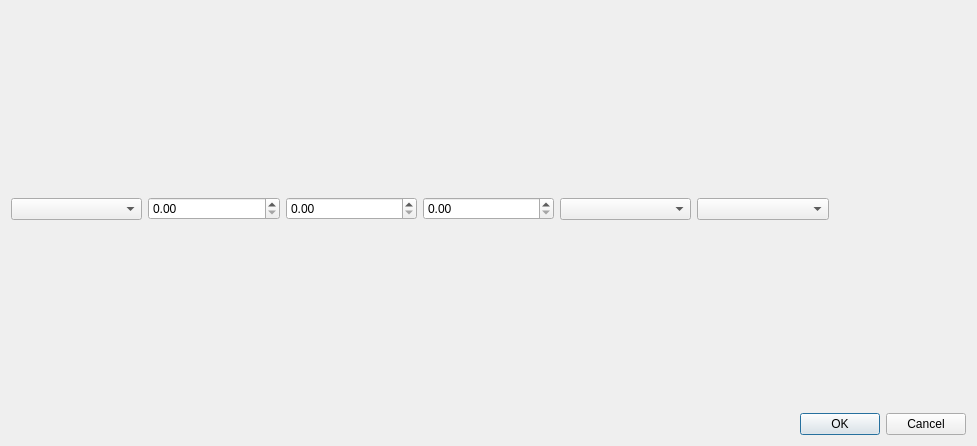
<?xml version="1.0" encoding="UTF-8"?>
<ui version="4.0">
 <class>addFeaturesDialog</class>
 <widget class="QDialog" name="addFeaturesDialog">
  <property name="geometry">
   <rect>
    <x>0</x>
    <y>0</y>
    <width>977</width>
    <height>446</height>
   </rect>
  </property>
  <property name="windowTitle">
   <string>Dialog</string>
  </property>
  <layout class="QVBoxLayout" name="verticalLayout">
   <item>
    <layout class="QHBoxLayout" name="horizontalLayout">
     <item>
      <widget class="QComboBox" name="laneBox"/>
     </item>
     <item>
      <widget class="QDoubleSpinBox" name="schBox"/>
     </item>
     <item>
      <widget class="QDoubleSpinBox" name="echBox"/>
     </item>
     <item>
      <widget class="QDoubleSpinBox" name="widthBox"/>
     </item>
     <item>
      <widget class="QComboBox" name="featureBox"/>
     </item>
     <item>
      <widget class="QComboBox" name="locationBox"/>
     </item>
     <item>
      <widget class="fileWidget" name="photoFileWidget" native="true"/>
     </item>
    </layout>
   </item>
   <item>
    <widget class="QDialogButtonBox" name="buttonBox">
     <property name="orientation">
      <enum>Qt::Horizontal</enum>
     </property>
     <property name="standardButtons">
      <set>QDialogButtonBox::Cancel|QDialogButtonBox::Ok</set>
     </property>
    </widget>
   </item>
  </layout>
 </widget>
 <customwidgets>
  <customwidget>
   <class>fileWidget</class>
   <extends>QWidget</extends>
   <header>filewidget.h</header>
   <container>1</container>
  </customwidget>
 </customwidgets>
 <resources/>
 <connections>
  <connection>
   <sender>buttonBox</sender>
   <signal>accepted()</signal>
   <receiver>addFeaturesDialog</receiver>
   <slot>accept()</slot>
   <hints>
    <hint type="sourcelabel">
     <x>248</x>
     <y>254</y>
    </hint>
    <hint type="destinationlabel">
     <x>157</x>
     <y>274</y>
    </hint>
   </hints>
  </connection>
  <connection>
   <sender>buttonBox</sender>
   <signal>rejected()</signal>
   <receiver>addFeaturesDialog</receiver>
   <slot>reject()</slot>
   <hints>
    <hint type="sourcelabel">
     <x>316</x>
     <y>260</y>
    </hint>
    <hint type="destinationlabel">
     <x>286</x>
     <y>274</y>
    </hint>
   </hints>
  </connection>
 </connections>
</ui>
